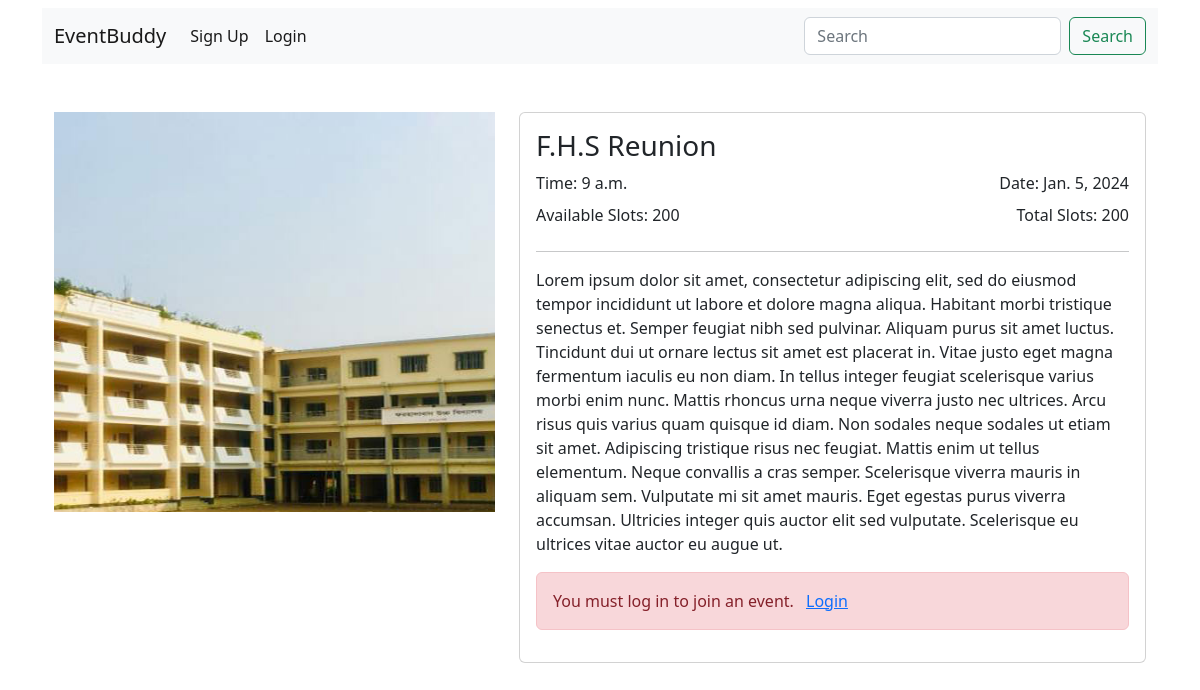
The page /event/1/ on the database its author committed.
### event_app/models.py (models this page shows, shortened)
class Event(models.Model):
    title = models.CharField(max_length=150)
    description = models.TextField()
    time = models.TimeField(auto_now_add=False)
    date = models.DateField(auto_now_add=False)
    location = models.CharField(max_length=250)
    total_slots = models.PositiveIntegerField()
    available_slots = models.PositiveIntegerField()
    image = models.ImageField(upload_to="events")
    created_at = models.DateTimeField(auto_now_add=True)

### event_app/views.py (the view)
# urls.py: path("event/<int:id>/", views.event_details, name="event_details"),
def event_details(request, id):
    event = Event.objects.get(id=id)
    user = request.user
    current_date = datetime.now().date()
    last_date = event.date - timedelta(days=1)
    if current_date > last_date:
        print("current date greater")
    elif current_date < last_date:
        print("current date smaller")
    elif current_date == last_date:
        print("equal")
    if user.is_authenticated:
        try:
            joined = EventRegistration.objects.filter(
                user=user, event=event.id
            ).exists()
        except EventRegistration.DoesNotExist:
            joined = None
    else:
        joined = None
    context = {
        "event": event,
        "joined": joined,
        "current_date": current_date,
        "last_date": last_date,
    }
    return render(request, "event_details.html", context)

### templates/event_details.html (shortened to what this page needs)
{% extends "base.html" %}
{% block content %}
<div class="container mt-5">
    <div class="row">
        <div class="col-md-5">
            <img src="{{ event.image.url }}" class="card-img-top" style="height: 400px; object-fit: cover;" alt="Event Image">
        </div>
        <div class="col-md-7">
            <div class="card">
                <div class="card-body">
                    <h3 class="card-title">{{ event.title }}</h3>
                    <div class="d-flex justify-content-between mb-2">
                        <div class="text-start">
                            <span class="text-dark">Time: {{event.time}}</span>
                        </div>
                        <div class="text-end">
                            <span class="text-dark">Date: {{event.date}}</span>
                        </div>
                    </div>
                    <div class="d-flex justify-content-between mb-2">
                        <div class="text-start">
                            <span class="text-dark">Available Slots: {{event.available_slots}}</span>
                        </div>
                        <div class="text-end">
                            <span class="text-dark">Total Slots: {{event.total_slots}}</span>
                        </div>
                    </div>
                    <hr>
                    <p class="mt-3">{{event.description}}</p>
                    {% if request.user.is_authenticated %}
                    <div>
                        {% if event.available_slots == 0 %}
                        <h4 class='text-center text-danger'>No Slots Available</h4>
                        {% elif last_date >= current_date  %}
                        <div class="d-grid gap-2">
                            <button class="btn btn-primary" type="button">Join</button>
                            {% if joined %}
                            <button class="btn btn-danger" type="button">Cancel Event</button>
                            {% endif %}
                        </div>
                        {% elif event.date < current_date %}
                            <h5 class='text-danger'>Event has passed</h5>
                        {% endif %}
                    </div>
                    {% else %}
                    <div class="alert alert-danger" role="alert">
                        <span>You must log in to join an event. <span class="mx-2"><a href="{% url "login" %}">Login</a></span></span>
                      </div>
                    {% endif %}
                </div>
            </div>
        </div>
    </div>
</div>
{% endblock content %}

### rows shown on the page
Event: image (picture), title "F.H.S Reunion", time "9 a.m.", date "Jan. 5, 2024", available_slots "200", total_slots "200", description "Lorem ipsum dolor sit amet, consectetur adipiscing elit, sed do eiusmod tempor incididunt ut labore et dolore magna aliqua. Habitant morbi tristique senectus et. Semper feugiat nibh sed pulvinar. Aliquam purus sit amet luctus. Tincidunt dui ut ornare lectus sit amet est placerat in. Vitae justo eget magna fermentum iaculis eu non diam. In tellus integer feugiat scelerisque varius morbi enim nunc. Mattis rhoncus urna neque viverra justo nec ultrices. Arcu risus quis varius quam quisque id diam. Non sodales neque sodales ut etiam sit amet. Adipiscing tristique risus nec feugiat. Mattis enim ut tellus elementum. Neque convallis a cras semper. Scelerisque viverra mauris in aliquam sem.…"
